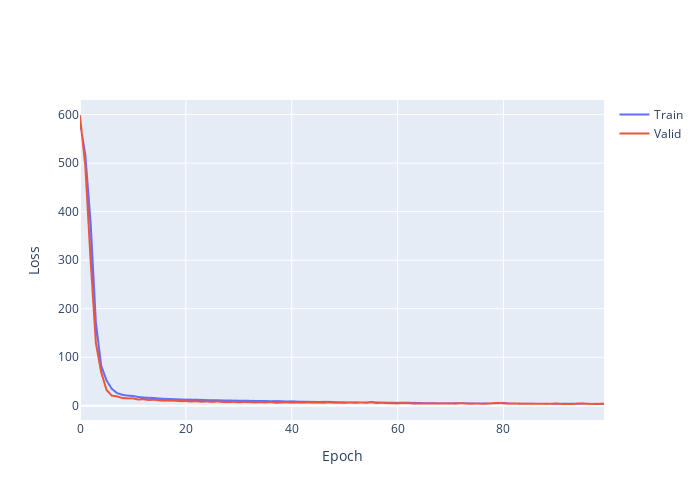

Notebook code for this chart:
### Code cell
from plotly.subplots import make_subplots
import plotly.graph_objects as go

fig = go.Figure()
fig.add_trace(go.Scattergl(y=history.history['loss'], name='Train'))
fig.add_trace(go.Scattergl(y=history.history['val_loss'], name='Valid'))
fig.update_layout(height=500, width=700,xaxis_title='Epoch',yaxis_title='Loss')
fig.show()
